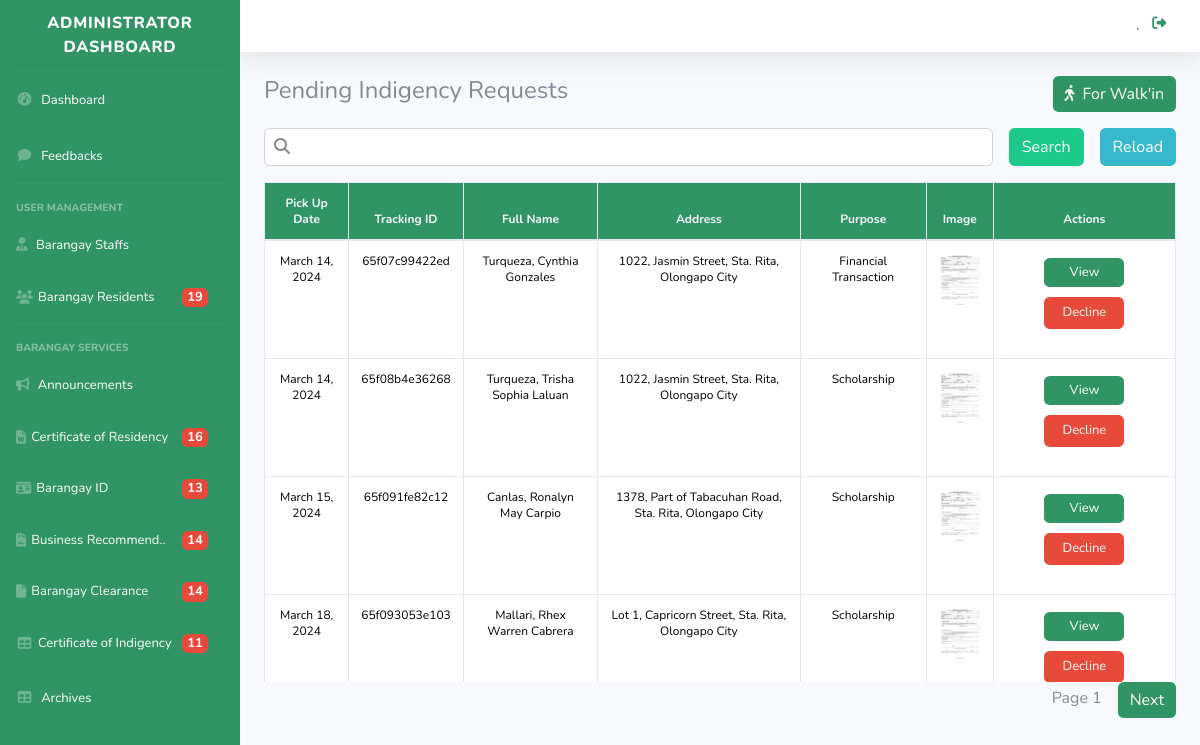
The app's page /admn_certofindigency.php with its own data.
### tables this page shows
CREATE TABLE `tbl_indigency` (
  `id_indigency` int(11) NOT NULL,
  `track_id` varchar(15) NOT NULL,
  `id_resident` int(11) NOT NULL,
  `lname` varchar(255) NOT NULL,
  `fname` varchar(255) NOT NULL,
  `mi` varchar(255) NOT NULL,
  `nationality` varchar(255) NOT NULL,
  `houseno` varchar(255) NOT NULL,
  `street` varchar(255) NOT NULL,
  `brgy` varchar(255) NOT NULL,
  `municipal` varchar(255) NOT NULL,
  `purpose` varchar(255) DEFAULT NULL,
  `date` date NOT NULL,
  `form_status` varchar(255) NOT NULL DEFAULT 'Pending',
  `certofindigency_photo` varchar(255) DEFAULT NULL,
  `created_at` timestamp NOT NULL DEFAULT current_timestamp(),
  `deleted_at` datetime DEFAULT NULL
);

### classes/main.class.php (called while the page is built, shortened)
<?php
class BMISClass {
    protected $server = "mysql:host=localhost;dbname=bmis";
    protected $user = "root";
    protected $pass = "";
    protected $options = array(PDO::ATTR_ERRMODE => PDO::ERRMODE_EXCEPTION, PDO::ATTR_DEFAULT_FETCH_MODE => PDO::FETCH_ASSOC);
    public function openConn() {
        try {
            $this->con = new PDO($this->server, $this->user, $this->pass, $this->options);
            return $this->con;
        }
        catch(PDOException $e) {
            echo "Datbase Connection Error! ", $e->getMessage();
        }
    }
    public function view_certofindigency($limit = 5, $offset = 0){
        $connection = $this->openConn();
        $stmt = $connection->prepare("
        SELECT * FROM tbl_indigency WHERE form_status = 'Pending' LIMIT :limit OFFSET :offset");
        $stmt->bindParam(':limit', $limit, PDO::PARAM_INT);
        $stmt->bindParam(':offset', $offset, PDO::PARAM_INT);
        $stmt->execute();
        $view = $stmt->fetchAll();
        $stmt->fetch(PDO::FETCH_ASSOC);
        $moreRecords = $stmt->rowCount() > 0;
        return [$view, $moreRecords];
    }
}
?>

### tables/certofindigency_pending.php (the view, shortened to what this page needs)
<?php
	require 'classes/conn.php';
	if(isset($_POST['search_certofindigency'])){
		$keyword = $_POST['keyword'];
?>
<table class="table table-hover text-center table-bordered" >
    <thead class="alert-info sticky-top">
    <tr>
            <th class="bg text-light"> Pick Up Date </th>
            <th class="bg text-light"> Tracking ID </th>
            <th class="bg text-light"> Full Name </th>
            <th class="bg text-light"> Address </th>
            <th class="bg text-light"> Purpose </th>
            <th class="bg text-light"> Image </th>
            <th class="bg text-light"> Actions</th>
        </tr>
    </thead>
    <tbody>
        <?php
            $stmnt = $conn->prepare("
            SELECT ind.*, r.email
            FROM tbl_indigency ind
            INNER JOIN tbl_resident r ON ind.id_resident = r.id_resident
            WHERE
                (
                    ind.`lname` LIKE '%$keyword%' OR
                    ind.`mi` LIKE '%$keyword%' OR
                    ind.`fname` LIKE '%$keyword%' OR
                    ind.`track_id` LIKE '%$keyword%'
                )
                AND ind.`form_status` ='Pending'
        ");
            $stmnt->execute();
            while($view = $stmnt->fetch()){
        ?>
<tr>
                    <td> <?= date("F d, Y", strtotime($view['date'])); ?></td>
                    <td> <?= $view['track_id'];?> </td>
                    <td> <?= $view['lname'];?>, <?= $view['fname'];?> <?= $view['mi'];?></td>
                    <td> <?= $view['houseno'];?>, <?= $view['street'];?>, <?= $view['brgy'];?>, <?= $view['municipal'];?> </td>
                    <td> <?= $view['purpose'];?> </td>
                    <td> <?= date("F d, Y", strtotime($view['date'])); ?></td>
                    <td>
                        <?php if (is_null($view['certofindigency_photo'])): ?>
                            <span>No Image Available</span>
                        <?php else: ?>
                            <a href="#" data-toggle="modal" data-target="#imageModal<?= $view['id_indigency'] ?>">
                                <img src="<?= $view['certofindigency_photo'] ?>" class="img-fluid" alt="Modal Image" width="50">
                            </a>
                            <div class="modal fade" id="imageModal<?= $view['id_indigency'] ?>" tabindex="-1" role="dialog" aria-labelledby="imageModalTitle" aria-hidden="true">
                                <div class="modal-dialog modal-dialog-centered" role="document">
                                    <div class="modal-content">
                                        <div class="modal-header">
                                            <h5 class="modal-title" id="imageModalTitle"><?= $view['fname'];?> <?= $view['lname'];?></h5>
                                            <button type="button" class="close" data-dismiss="modal" aria-label="Close">
                                                <span aria-hidden="true">&times;</span>
                                            </button>
                                        </div>
                                        <div class="modal-body">
                                            <a href="<?= $view['certofindigency_photo'] ?>" target="_blank"><img src="<?= $view['certofindigency_photo'] ?>" class="img-fluid" alt="Modal Image"></a>
                                        </div>
                                        <div class="modal-footer">
                                            <button type="button" class="btn btn-secondary" data-dismiss="modal">Close</button>
                                        </div>
                                    </div>
                                </div>
                            </div>
                        <?php endif; ?>
                    </td>
                    <td width="20%">
                        <form action="" method="post">
                            <input type="hidden" name="id_indigency" value="<?= $view['id_indigency'];?>">
                            <input type="hidden" name="email" value="<?= $view['email'];?>">
                            <a class="btn btn-primary btn--approve"  href="pdf_viewer_indigency.php?pdf=1&id=<?= $view['id_indigency'];?>">View</i></a>
                            <button class="btn btn-danger btn-decline" type="submit" name="reject_indigency" onclick="return confirm('Are you sure you want to decline this request?')"> Decline </button>
                        </form>
                    </td>
                </tr>
        <?php
        }
        ?>
    </tbody>
</table>
<?php
	}else{
?>
<table class="table table-hover text-center table-bordered">
    <thead class="alert-info sticky-top">
        <tr>
            <th class="bg text-light"> Pick Up Date </th>
            <th class="bg text-light"> Tracking ID </th>
            <th class="bg text-light"> Full Name </th>
            <th class="bg text-light"> Address </th>
            <th class="bg text-light"> Purpose </th>
            <th class="bg text-light"> Image </th>
            <th class="bg text-light"> Actions</th>
        </tr>
    </thead>
    <tbody>
        <?php if(is_array($view)) {?>
            <?php foreach($view as $view) {?>
                <tr>
                    <td> <?= date("F d, Y", strtotime($view['date'])); ?></td>
                    <td> <?= $view['track_id'];?> </td>
                    <td> <?= $view['lname'];?>, <?= $view['fname'];?> <?= $view['mi'];?></td>
                    <td> <?= $view['houseno'];?>, <?= $view['street'];?>, <?= $view['brgy'];?>, <?= $view['municipal'];?> </td>
                    <td> <?= $view['purpose'];?> </td>
                    <td>
                        <?php if (is_null($view['certofindigency_photo'])): ?>
                            <span>No Image Available</span>
                        <?php else: ?>
                            <a href="#" data-toggle="modal" data-target="#imageModal<?= $view['id_indigency'] ?>">
                                <img src="<?= $view['certofindigency_photo'] ?>" class="img-fluid" alt="Modal Image" width="50">
                            </a>
                        <?php endif; ?>
                    </td>
                    <td width="20%">
                        <form action="" method="post">
                            <a class="btn btn-primary btn--approve"  href="pdf_viewer_indigency.php?pdf=1&id=<?= $view['id_indigency'];?>">View</i></a>
                            <button class="btn btn-danger btn--decline" type="submit" name="reject_indigency" onclick="return confirm('Are you sure you want to decline this request?')"> Decline </button>
                        </form>
                    </td>
                </tr>
            <?php
                }
            ?>
        <?php
            }
        ?>
    </tbody>
</table>
<?php
	}
?>

### dashboard_sidebar_start.php (style rules this page uses)
.bg { background: #309464 !important; }
.btn-primary { background: #309464 !important; border: 0; }

### tables/certofindigency_pending.php (style rules this page uses)
.table { width: 100%; }
th { background: #309464 !important; color: #fff !important; font-size: 15px; }
td { font-size: 15px; padding: auto; }
.btn--approve, .btn--decline { padding: 5px; width: 80px; text-align:center; margin: 5px; font-size: 13px; }
@media screen and (max-width: 1420px) { th { font-size: 12px; } }
@media screen and (max-width: 1420px) { td { font-size: 12px; } }

### records on screen
tbl_indigency: date "March 14, 2024", track "65f07c99422ed", lname "Turqueza", fname "Cynthia", mi "Gonzales", houseno "1022", street "Jasmin Street", brgy "Sta. Rita", municipal "Olongapo City", purpose "Financial Transaction", certofindigency_photo (picture)
tbl_indigency: date "March 14, 2024", track "65f08b4e36268", lname "Turqueza", fname "Trisha Sophia", mi "Laluan", houseno "1022", street "Jasmin Street", brgy "Sta. Rita", municipal "Olongapo City", purpose "Scholarship", certofindigency_photo (picture)
tbl_indigency: date "March 15, 2024", track "65f091fe82c12", lname "Canlas", fname "Ronalyn May", mi "Carpio", houseno "1378", street "Part of Tabacuhan Road", brgy "Sta. Rita", municipal "Olongapo City", purpose "Scholarship", certofindigency_photo (picture)
tbl_indigency: date "March 18, 2024", track "65f093053e103", lname "Mallari", fname "Rhex Warren", mi "Cabrera", houseno "Lot 1", street "Capricorn Street", brgy "Sta. Rita", municipal "Olongapo City", purpose "Scholarship", certofindigency_photo (picture)

### other values on screen
$registered_users "19"
$registered_users "16"
$registered_users "13"
$registered_users "14"
$registered_users "11"
$currentPage "1"
